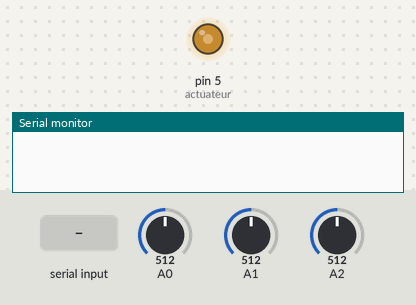
Recording of a sketch running on a simulated Arduino Mega 2560, built with avr-gcc and run on an emulated ATmega2560. Shown: output pins drawn as LEDs (lit = HIGH), the last lines printed to the serial monitor. Inputs (shaded band) come from the test bench; at power-on: A1 = 512, A0 = 512, A2 = 512.

Above: at 1.2 s.
1.3 s: "START,1\n" received over Serial
At 3.7 s:
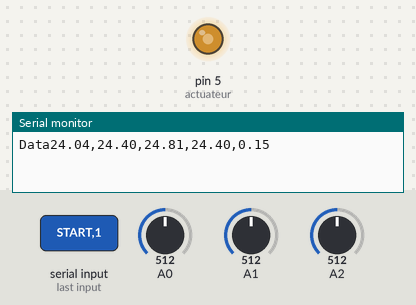
12.9 s: A1 set to 900
24.0 s: "PIDF,1\n" received over Serial
At 28.7 s:
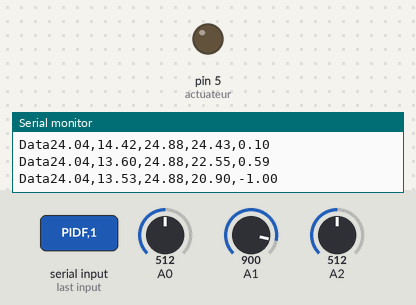
29.0 s: "STOP,1\n" received over Serial
At 30.6 s:
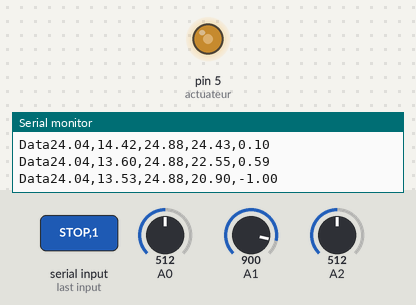
31.5 s: "START,150\n" received over Serial
At 38.7 s:
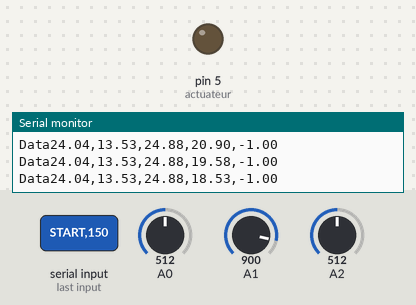
39.0 s: A1 set to 716
At 48.8 s:
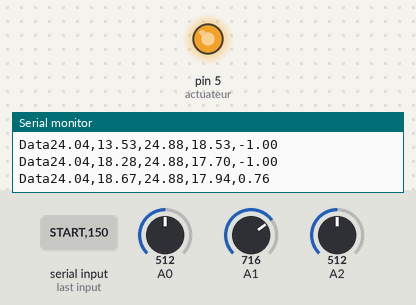
Timing chart, 0 to 54.0 s (numbered marks = the images above; inputs shaded):
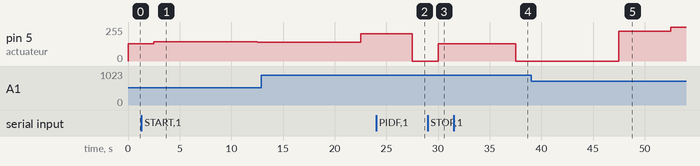

The sketch:

Code_ArduinoEQ6.ino
```cpp
//Librairies utilisées et broche analogique
#include <avr/interrupt.h>
#include <math.h>
#define actuateur 5  // Broche de sortie

//Varaibles de l'échantillonnage
volatile uint8_t currentChannel = 0;
volatile uint16_t adcValues[3];
volatile uint8_t interruptCount = 0;
bool initialised = false;
int compt = 0;
double T_baseline = 25;
/*Fonctions utilitaires :filtrage numérique,  Décalage vers la droite ; Produit scalaire dot */
//-----------------------------------------------------------------------------------------//
double output0 = 0;
double output1 = 0;
double output2 = 0;
//filtre de premier ordre avec fréquence de coupure de 0.5 Hz
double filter(double input, double& output) {
  output = 0.917915 * input + 0.082085 * output;
  return output;
}

 //Fonction de rotation d'un tableau vers la droite d'une case pour les équations récurrentes
 void rotate(double* array, int size) {
  if (size <= 1) return;
  for (int i = size - 1; i > 0; i--) {
    array[i] = array[i - 1];
  }
}
//Fonction de calcul de produits scalaires
double dot(const double* A, const double* B, int taille) {
  double somme = 0.000;
  for (int i = 0; i < taille; i++) {
    somme += A[i] * B[i];
  }
  return somme;
}
//Fonction qui permet qui permet de découper une chaine de caractère pour
// en ressortir les valeurs communiquuées par l'interface
void split(String input, double* doubleT, int maxValues) {
  int index = 0;
  int pos = 0;
  int lastPos = 0;
  // Trouver la position de la première virgule
  pos = input.indexOf(',');
  // Si aucune virgule n'est trouvée, convertir toute la chaîne en double
  if (pos == -1) {
    doubleT[0] = input.toFloat();  // Convertir la chaîne en double
    return;                        // Sortir de la fonction
  }
  // Si des virgules sont trouvées, diviser la chaîne
  while (pos != -1 && index < maxValues - 1) {
    // Extraire la sous-chaîne entre la dernière position et la position actuelle
    String substring = input.substring(lastPos, pos);
    // Convertir la sous-chaîne en double et la stocker dans le tableau
    doubleT[index++] = substring.toFloat();
    // Mettre à jour la dernière position
    lastPos = pos + 1;
    // Trouver la position de la prochaine virgule
    pos = input.indexOf(',', lastPos);
  }
  // Ajouter la dernière sous-chaîne après la dernière virgule (si on a encore de la place)
  if (index < maxValues) {
    String substring = input.substring(lastPos);
    doubleT[index] = substring.toFloat();
  }
}

/*Variables globales*/
//-----------------------------------------------------------------------------------------//
double f = 0.4;      // double de la fréquence d'échantillonage
double R25 = 10000;  // Résistance à 25 dégré Celsius
//Coefficients de SteinHart-Hart
double A = 0.00335401643468053;
double B = 0.000256523550896126;
double C = 0.00000260597012072052;
double D = 0.000000063292612648746;
//Banque d'offsets et de gains de l'électronique
double Rfixe[3] = { 9948, 9950, 9900};
double gain[3] = { 2.40735, 3.13733, 4.64232};
double offset[3] = { 1.52, 1.74, 1.98};

/*Régulateur*/
//-----------------------------------------------------------------------------------------//
double uop = 0;
double error[2] = {0, 0};  // Tableau des erreurs (Consigne - Valeur mesurée)
double u = 0;      // Commande (sortie du régulateur, entrée du variateur)
double y[2] = { 0, 0 };      //

// Coefficients du régulateur
double Kc = 0.155;  //Coefficient proportionnel par défaut
// Coefficient du PI
double coeff_u = 0.028983448207563;           // numérateur
double coeff_y[2] = { 0, 0.971016551792437 };  //Dénominateur

//Action dérivative et filtre (DF)
double coeff_ym[2] = { 1.67107357564755, -1.01332596656011 };  // Numérateur
double coeff_ym_a[2] = { 0, 0.342252390912559};               // Dénominateur

//Variables d'entrée et de sortie du Derivative Kick
double T3_m[2] = {0, 0};  // Avant, T3 mesurée / estimé
double T3[2] = { 0, 0 };    // Après , T3 servant à calculer l'erreur
/*Estimation de T3*/
//-----------------------------------------------------------------------------------------//
//Coefficients pour estimer T3 à partir de T2
double num3_2[2] = {0, 0.189};  //numérateur
double den3_2 = 0.7934 ;  // Dénominateur
//Variables d'entrée et de sortie de l'estimation de T3 à partir de T2
double T2[2] = {25, 25};
double T3_2 = 0;
/* Variables d'asservissement reçue de l'interface*/
//-----------------------------------------------------------------------------------------//
double consigne = 25.0;
bool asservissementActif = false;
double Consigne = 25.0;
double tension_commande = 0;


/*Gestion du flux de données sur le port série*/
//-----------------------------------------------------------------------------------------//
void handleSerial() {
  String input = Serial.readString();  // Lire la chaîne envoyée par MATLAB
  input.trim();                        // Enlever les espaces en début et en fin de la chaîne
  if (input.startsWith("START")) {
    startAsservissement();
  }
  if (input.startsWith("STOP")) {
    stopAsservissement();
  }

  if (input.startsWith("PIDF")) {
    // Enlever le préfixe "PIDF-"
    input = input.substring(5);  // La partie après "PIDF"

    // Extraire les valeurs séparées par des barres '|'
    Kc = input.substring(0, input.indexOf('|')).toFloat();
    input = input.substring(input.indexOf('|') + 1);

    String AA = input.substring(0, input.indexOf('|'));
    split(AA, coeff_ym, 2);
    input = input.substring(input.indexOf('|') + 1);

    String BB = input.substring(0, input.indexOf('|'));
    split(BB, coeff_ym_a, 2);
    input = input.substring(input.indexOf('|') + 1);

    coeff_u = input.substring(0, input.indexOf('|')).toFloat();
    input = input.substring(input.indexOf('|') + 1);

    String DD = input.substring(0, input.indexOf('|'));
    split(DD, coeff_y, 2);
    input = input.substring(input.indexOf('|') + 1);
    Consigne = input.toFloat();
  } else {
  }
}

/*Arrêt de l'asservissement et début de l'asservissement*/
//-----------------------------------------------------------------------------------------//

void stopAsservissement() {
  asservissementActif = false;
  OCR3A = 8000;
}
void startAsservissement() {
  asservissementActif = true;
}

/*Fonction pour calculer la température*/
//-----------------------------------------------------------------------------------------//

double calculerTemperature(double lect, double gain, double offset, double Rfixe) {
  double lecture_analogique = (lect / 1023.0) * 5.0;
  lecture_analogique = (lecture_analogique / gain) + offset;
  double Rntc = Rfixe / (5 / lecture_analogique - 1.0);
  double lnR = log(Rntc / R25);
  double T = 1.0 / (A + B * lnR + C * lnR * lnR + D * lnR * lnR * lnR); //Équation de Steinhar-Hart
  return T - 273.15;
}

/* Fonction qui estime T3 en fonction de T1 et T2*/
//-----------------------------------------------------------------------------------------//
double estimer_T3(double temperature_0_mes, double temperature_1_mes) {

  rotate(T2, 2);
  T2[0] = temperature_1_mes ;
  T3_2 = dot(T2,num3_2, 2) + T3_2*den3_2;
  return T3_2;
}

/*Fonction pour calculer la commande */
//-----------------------------------------------------------------------------------------//
int calculerCommande(double temperature_cible) {
  rotate(error, 2);
  error[0] = (temperature_cible - T_baseline) - T3[0];
  rotate(y, 2);
  y[0] = coeff_u * (u - uop) + dot(coeff_y, y, 2);
  // Calcul de la commande avec anti-windup
  double u_id = Kc * error[0] + y[0] + uop;
  // Application de la saturation
  u = constrain(u_id, -1, 1);
  int tension_commande = round(((u + 1) / 2) * 16000);
  return tension_commande;
}

/*Fonction pour initialiser les compteurs */
//-----------------------------------------------------------------------------------------//
void initTimers() {
  //Compteur pour l'échantillonnage (impossible de faire 0.2Hz)
  //On fait 0.4Hz mais on échantillonne après 2 interruptions
  TCCR1A = 0;
  TCCR1B = (1 << WGM12) | (1 << CS12) | (1 << CS10);
  OCR1A = (16000000 / (1024 * f)) - 1;
  TIMSK1 |= (1 << OCIE1A);
 // COmpteur pour le PWM à 1kHz
  TCCR3A = (1 << COM3A1) | (1 << WGM31);
  TCCR3B = (1 << WGM33) | (1 << WGM32) | (1 << CS30);
  ICR3 = 16000;
  OCR3A = 8000; // Rapport cyclique initial de 50% (milieu) => (-1 0 1)
}

/*Routine d'interruption pour l'échantillonnage */
//-----------------------------------------------------------------------------------------//
ISR(TIMER1_COMPA_vect) {
  interruptCount++;
  if (interruptCount == 2) {
    interruptCount = 0;
    currentChannel = 0;
    ADMUX = (ADMUX & 0xF8) | currentChannel;
    ADCSRA |= (1 << ADSC);
  }
}

/*Routine d'interruption après la demande conversion par l'ADC*/
//-----------------------------------------------------------------------------------------//
ISR(ADC_vect) {

  adcValues[currentChannel] = ADC;
  currentChannel++;

  if (currentChannel < 3) {
    ADMUX = (ADMUX & 0xF8) | currentChannel;
    ADCSRA |= (1 << ADSC);

  } else {
    // En unités abitraires
    double temperature_0_mes = calculerTemperature(adcValues[0], gain[0], offset[0], Rfixe[0])- T_baseline;
    double temperature_1_mes = calculerTemperature(adcValues[1], gain[1], offset[1], Rfixe[1]) - T_baseline;
    double temperature_2_mes = calculerTemperature(adcValues[2], gain[2], offset[2], Rfixe[2]) - T_baseline;

    /*Initialisation des variables pour l'estimation*/
    //-----------------------------------------------------------------------------------------//
    if (initialised == false) {
      initialised = true;
      output0 = temperature_0_mes;
      output1 = temperature_0_mes;
      output2 = temperature_0_mes;
      for(int i = 0; i<2; i++) T2[i] = temperature_1_mes; // T2 pour l'estimation
      T3_2 = temperature_1_mes; //T3_2 pour l'estimation
    }
    // Filtrage des données
    temperature_0_mes = filter(temperature_0_mes, output0);
    temperature_1_mes = filter(temperature_1_mes, output1);
    temperature_2_mes = filter(temperature_2_mes, output2);
    // Derivative Kick
    //-----------------------------------------------------------------------------------------//
    rotate(T3_m, 2);
    T3_m[0] = estimer_T3(temperature_0_mes, temperature_1_mes);
    rotate(T3, 2);
    T3[0] = dot(coeff_ym, T3_m, 2) + dot(T3, coeff_ym_a, 2); //En unités arbitraires

    //-----------------------------------------------------------------------------------------//
    if (asservissementActif) {
      compt++;
      if(compt <=1){
      T3_2 = temperature_1_mes;
      }
     OCR3A = calculerCommande(Consigne);
      }
    //-----------------------------------------------------------------------------------------//
    //Envoi des données à l'application interface
      Serial.print("Data");
      Serial.print(temperature_0_mes + T_baseline);
      Serial.print(',');
      Serial.print(temperature_1_mes + T_baseline);
      Serial.print(',');
      Serial.print(temperature_2_mes + T_baseline);
      Serial.print(',');
      Serial.print(T3_2 + T_baseline);
      Serial.print(',');
      Serial.println(u);
    }
}


/*Setup (première fonction exécutée dès l'alimentation) et Loop ( Fonction exéctée en boucle) */
//-----------------------------------------------------------------------------------------//
void setup() {
  Serial.begin(115200);
  pinMode(actuateur, OUTPUT);
  ADMUX = (1 << REFS0) | currentChannel;
  ADCSRA = (1 << ADEN) | (1 << ADIE) | (1 << ADPS2) | (1 << ADPS1);
  ADCSRB = 0;
  initTimers();
  sei();
}
// Gestion du flux d'entrée sur le port série Arduino
void loop() {
  if (Serial.available()) {
    handleSerial();
  }
}
```

Measured:
- after the input at 1.3 s, pin 5 (actuateur): 128/255 → 146/255 after 1.2 s, → 143/255 5.0 s later, → 141/255 5.0 s later
- after the input at 24.0 s, pin 5 (actuateur): 203/255 → 0/255 after 3.5 s
- after the input at 29.0 s, pin 5 (actuateur): 0/255 → 128/255 after 1.0 s
- after the input at 31.5 s, pin 5 (actuateur): 128/255 → 0/255 after 6.0 s
- after the input at 39.0 s, pin 5 (actuateur): 0/255 → 224/255 after 8.5 s, → 255/255 5.0 s later
